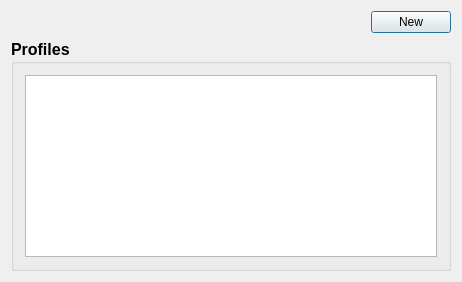
<?xml version="1.0" encoding="UTF-8"?>
<ui version="4.0">
 <class>ProfileSelectionDialogClass</class>
 <widget class="QDialog" name="ProfileSelectionDialogClass">
  <property name="geometry">
   <rect>
    <x>0</x>
    <y>0</y>
    <width>462</width>
    <height>282</height>
   </rect>
  </property>
  <property name="windowTitle">
   <string>ProfileSelectionDialog</string>
  </property>
  <layout class="QGridLayout" name="gridLayout_2">
   <item row="0" column="0">
    <layout class="QVBoxLayout" name="verticalLayout">
     <item>
      <layout class="QHBoxLayout" name="horizontalLayout">
       <item>
        <spacer name="horizontalSpacer">
         <property name="orientation">
          <enum>Qt::Orientation::Horizontal</enum>
         </property>
         <property name="sizeHint" stdset="0">
          <size>
           <width>40</width>
           <height>20</height>
          </size>
         </property>
        </spacer>
       </item>
       <item>
        <widget class="QPushButton" name="NewButton">
         <property name="font">
          <font>
           <pointsize>9</pointsize>
           <bold>false</bold>
          </font>
         </property>
         <property name="text">
          <string>New</string>
         </property>
        </widget>
       </item>
      </layout>
     </item>
     <item>
      <widget class="QGroupBox" name="groupBox">
       <property name="font">
        <font>
         <pointsize>12</pointsize>
         <bold>true</bold>
        </font>
       </property>
       <property name="title">
        <string>Profiles</string>
       </property>
       <layout class="QGridLayout" name="gridLayout">
        <item row="0" column="0">
         <layout class="QHBoxLayout" name="horizontalLayout_2">
          <item>
           <widget class="QListWidget" name="listWidget">
            <property name="font">
             <font>
              <pointsize>9</pointsize>
              <bold>false</bold>
             </font>
            </property>
           </widget>
          </item>
         </layout>
        </item>
       </layout>
      </widget>
     </item>
    </layout>
   </item>
  </layout>
 </widget>
 <layoutdefault spacing="6" margin="11"/>
 <resources/>
 <connections/>
</ui>
